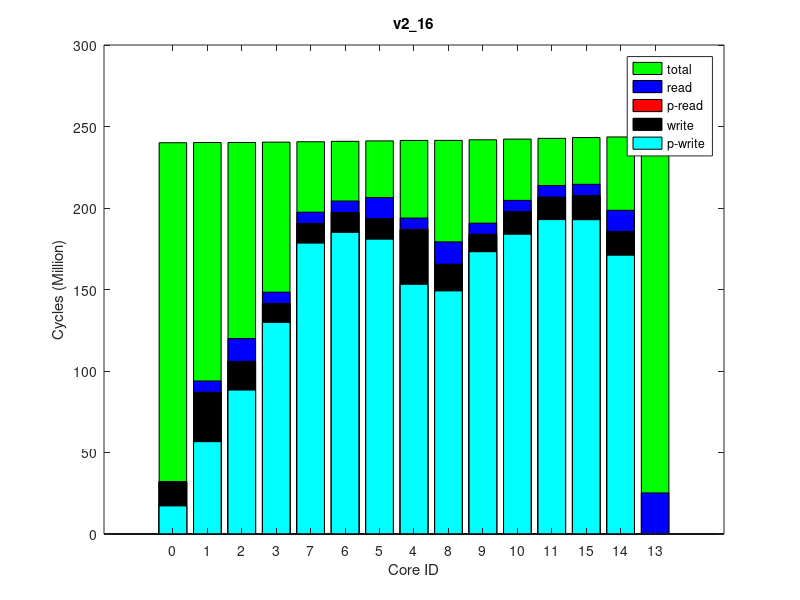

Write MATLAB code to recreate this figure.
times(1, :, :) = [
0, 241434382, 0
0, 241567960, 0
48928, 241585330, 0
33780, 241797122, 0
0, 242040006, 0
69140, 242286901, 0
140074, 242565296, 0
490303, 242833602, 0
1024, 242851069, 0
69419, 243194762, 0
284043, 243613398, 0
59073, 244057249, 0
0, 244524371, 0
63541, 244908791, 0
0, 244956543, 0
];
times(2, :, :) = [
0, 241435732, 0
0, 241569740, 0
59684, 241587120, 0
35473, 241800016, 0
0, 242041580, 0
81996, 242289839, 0
144345, 242566861, 0
499422, 242834742, 0
1379, 242852080, 0
77314, 243195914, 0
282731, 243614852, 0
57752, 244058897, 0
0, 244526710, 0
61693, 244911241, 0
0, 244955884, 0
];
times(3, :, :) = [
0, 241437052, 0
0, 241570295, 0
54827, 241587713, 0
29696, 241800663, 0
0, 242041920, 0
79757, 242290303, 0
133027, 242568225, 0
513019, 242836721, 0
1360, 242854152, 0
69971, 243197939, 0
284926, 243616384, 0
70046, 244060933, 0
0, 244528017, 0
64958, 244907103, 0
0, 244955535, 0
];
times(4, :, :) = [
0, 241425309, 0
0, 241559335, 0
47539, 241576730, 0
29670, 241786683, 0
0, 242030383, 0
75308, 242277787, 0
132706, 242556010, 0
486845, 242824747, 0
3728, 242842168, 0
78158, 243184341, 0
291778, 243602955, 0
55343, 244047262, 0
0, 244515481, 0
60882, 244900002, 0
0, 244945857, 0
];
times(5, :, :) = [
0, 241471481, 0
0, 241605190, 0
50311, 241622590, 0
33081, 241834725, 0
0, 242078736, 0
74191, 242324273, 0
139749, 242602639, 0
493397, 242871523, 0
1364, 242888898, 0
73170, 243232025, 0
288628, 243650592, 0
62195, 244093545, 0
0, 244560283, 0
73593, 244943320, 0
0, 244988383, 0
];
times(6, :, :) = [
0, 241424234, 0
0, 241559818, 0
53091, 241577096, 0
31061, 241788284, 0
0, 242030984, 0
72320, 242275949, 0
130192, 242555196, 0
515816, 242823839, 0
1715, 242841181, 0
69674, 243185864, 0
313705, 243603947, 0
65302, 244048635, 0
0, 244515881, 0
74185, 244899838, 0
0, 244944678, 0
];
times(7, :, :) = [
0, 241440876, 0
0, 241574410, 0
48578, 241591723, 0
35471, 241805333, 0
0, 242046000, 0
81224, 242293492, 0
142181, 242571559, 0
499382, 242840158, 0
3077, 242857415, 0
72782, 243201452, 0
297150, 243620063, 0
58789, 244064070, 0
0, 244532737, 0
65267, 244913003, 0
0, 244963171, 0
];
times(8, :, :) = [
0, 241430264, 0
0, 241563146, 0
56561, 241580588, 0
33120, 241793286, 0
0, 242033873, 0
78731, 242281565, 0
138944, 242558097, 0
494457, 242828343, 0
2062, 242845690, 0
59289, 243189081, 0
283988, 243607258, 0
68978, 244051974, 0
0, 244518370, 0
68610, 244905045, 0
0, 244953084, 0
];
times(9, :, :) = [
0, 241433142, 0
0, 241568120, 0
60378, 241585486, 0
35778, 241796806, 0
0, 242038738, 0
75608, 242287492, 0
132414, 242564154, 0
483522, 242834111, 0
3423, 242851359, 0
74226, 243193152, 0
283355, 243612204, 0
67668, 244057011, 0
0, 244525513, 0
71770, 244908002, 0
0, 244955529, 0
];
times(10, :, :) = [
0, 241431289, 0
0, 241564465, 0
53783, 241581818, 0
33787, 241793490, 0
0, 242037205, 0
71273, 242284170, 0
140030, 242562559, 0
490970, 242830108, 0
1364, 242847358, 0
72530, 243191701, 0
284839, 243610050, 0
65259, 244053333, 0
0, 244520260, 0
60048, 244908116, 0
0, 244953422, 0
];
ave_times = round(squeeze(mean(times)));
format long g, ave_times
std_times = round(squeeze(std(times)));
format long g, std_times
polling_read_times = ave_times;
times(1, :, :) = [
17225777, 240517277, 0
56649173, 240649377, 0
88301303, 240666971, 0
129800084, 240876014, 0
178466843, 241118094, 0
185028218, 241366281, 0
180856879, 241652764, 0
153157998, 241927853, 0
149137724, 241945906, 0
173146894, 242298870, 0
183833373, 242730366, 0
192857769, 243184970, 0
192815628, 243666812, 0
171004372, 244056674, 0
0, 244102035, 0
];
times(2, :, :) = [
17237549, 240530988, 0
56631322, 240664852, 0
88283010, 240682426, 0
129782041, 240893706, 0
178455306, 241135229, 0
185033113, 241384081, 0
180868349, 241668488, 0
153167007, 241946135, 0
149153147, 241963879, 0
173174822, 242318973, 0
183883716, 242750401, 0
192880380, 243205636, 0
192827201, 243687650, 0
171035096, 244074212, 0
0, 244123777, 0
];
times(3, :, :) = [
17219276, 240509842, 0
56626962, 240641225, 0
88278049, 240658898, 0
129773728, 240869770, 0
178434899, 241110972, 0
185002663, 241360525, 0
180851881, 241644867, 0
153120556, 241921164, 0
149099004, 241938929, 0
173140723, 242293455, 0
183860955, 242725861, 0
192878374, 243180572, 0
192801230, 243662377, 0
171008426, 244049987, 0
0, 244098240, 0
];
times(4, :, :) = [
17220579, 240500822, 0
56660769, 240631942, 0
88315396, 240649694, 0
129827696, 240859345, 0
178490218, 241102474, 0
185053141, 241351034, 0
180870457, 241636219, 0
153179084, 241912636, 0
149172066, 241930391, 0
173196015, 242284422, 0
183884793, 242715986, 0
192871695, 243170781, 0
192799572, 243652490, 0
170997328, 244041871, 0
0, 244090133, 0
];
times(5, :, :) = [
17235048, 240524816, 0
56641032, 240656603, 0
88311215, 240674634, 0
129816719, 240886174, 0
178465664, 241127048, 0
185055069, 241375185, 0
180864905, 241661774, 0
153210837, 241937272, 0
149206206, 241954989, 0
173184514, 242309913, 0
183885276, 242741501, 0
192914445, 243196115, 0
192859508, 243677619, 0
171009945, 244065643, 0
0, 244111462, 0
];
times(6, :, :) = [
17214734, 240509680, 0
56628127, 240641954, 0
88291287, 240659611, 0
129793877, 240868862, 0
178475477, 241111483, 0
185069345, 241360664, 0
180868536, 241645018, 0
153147029, 241921283, 0
149132694, 241939004, 0
173193358, 242293854, 0
183898915, 242725813, 0
192908329, 243179685, 0
192839732, 243662223, 0
171006953, 244055686, 0
0, 244100073, 0
];
times(7, :, :) = [
17195485, 240498828, 0
56586395, 240633217, 0
88267216, 240650877, 0
129738014, 240859226, 0
178386852, 241101914, 0
184953122, 241350685, 0
180807459, 241635848, 0
153138004, 241913413, 0
149140942, 241931171, 0
173152031, 242286383, 0
183845062, 242717827, 0
192866594, 243172339, 0
192792845, 243655168, 0
171001138, 244043597, 0
0, 244089416, 0
];
times(8, :, :) = [
17240267, 240536756, 0
56637629, 240665696, 0
88344957, 240683414, 0
129821629, 240895473, 0
178491671, 241137635, 0
185047483, 241385022, 0
180873675, 241671528, 0
153129151, 241947444, 0
149109085, 241965281, 0
173169918, 242320263, 0
183868680, 242751427, 0
192885788, 243205443, 0
192832265, 243687661, 0
171029194, 244074867, 0
0, 244121167, 0
];
times(9, :, :) = [
17245621, 240537586, 0
56671592, 240670235, 0
88341619, 240687849, 0
129830191, 240898246, 0
178496929, 241140046, 0
185047154, 241389883, 0
180884976, 241674202, 0
153217811, 241951253, 0
149205079, 241969062, 0
173232872, 242323457, 0
183935352, 242754918, 0
192934597, 243211817, 0
192854227, 243693731, 0
171037335, 244080842, 0
0, 244131437, 0
];
times(10, :, :) = [
17201720, 240506088, 0
56609241, 240638101, 0
88297396, 240655660, 0
129777588, 240866444, 0
178455793, 241108145, 0
185015908, 241356094, 0
180833487, 241642271, 0
153150865, 241917583, 0
149137176, 241935307, 0
173148906, 242290277, 0
183848054, 242721911, 0
192859578, 243176567, 0
192795045, 243658335, 0
171000333, 244044349, 0
0, 244092502, 0
];
ave_times = round(squeeze(mean(times)));
format long g, ave_times
std_times = round(squeeze(std(times)));
format long g, std_times
polling_write_times = ave_times;
times(1, :, :) = [
0, 276173515, 0
7009334, 276341880, 64000
14076811, 276360903, 128000
6946835, 276597953, 64000
6978811, 276864941, 64000
7166833, 277138426, 64000
13127348, 277448888, 128000
7379950, 277743581, 64000
13831335, 277762717, 128000
6926989, 278135852, 64000
7198107, 278588598, 64000
7213631, 279076699, 64000
6905929, 279587034, 64000
13084992, 280005091, 128000
25214438, 280053873, 255980
];
times(2, :, :) = [
0, 276194335, 0
7009296, 276360442, 64000
14076678, 276379463, 128000
6946776, 276614521, 64000
6980095, 276880747, 64000
7166575, 277155390, 64000
13128620, 277464465, 128000
7381347, 277758397, 64000
13832328, 277777345, 128000
6927383, 278150310, 64000
7198494, 278604298, 64000
7214018, 279089528, 64000
6905905, 279599239, 64000
13084903, 280014272, 128000
25213068, 280067742, 255980
];
times(3, :, :) = [
0, 276195827, 0
7010421, 276362771, 64000
14076803, 276381788, 128000
6946812, 276616631, 64000
6979320, 276883207, 64000
7165741, 277157067, 64000
13128039, 277467368, 128000
7380928, 277762447, 64000
13833089, 277781502, 128000
6927400, 278154966, 64000
7198482, 278607078, 64000
7213690, 279095799, 64000
6905229, 279605025, 64000
13084976, 280023642, 128000
25213589, 280073337, 255980
];
times(4, :, :) = [
0, 276174159, 0
7009915, 276341469, 64000
14077094, 276360597, 128000
6946731, 276597842, 64000
6979019, 276865539, 64000
7166237, 277139327, 64000
13127109, 277447631, 128000
7379474, 277741246, 64000
13831302, 277760445, 128000
6926347, 278134175, 64000
7198740, 278587470, 64000
7213733, 279076930, 64000
6905863, 279586888, 64000
13082349, 280001831, 128000
25212626, 280054319, 255980
];
times(5, :, :) = [
0, 276176766, 0
7009075, 276343544, 64000
14076473, 276362696, 128000
6946725, 276597925, 64000
6980766, 276865161, 64000
7165974, 277137996, 64000
13127277, 277447727, 128000
7380061, 277742471, 64000
13830267, 277761391, 128000
6927159, 278134010, 64000
7198476, 278588253, 64000
7213870, 279073487, 64000
6905719, 279583325, 64000
13084885, 280001301, 128000
25215123, 280048894, 255980
];
times(6, :, :) = [
0, 276187135, 0
7009521, 276353483, 64000
14077166, 276372568, 128000
6946744, 276609006, 64000
6979481, 276875923, 64000
7164314, 277150150, 64000
13127452, 277460389, 128000
7381471, 277754560, 64000
13831349, 277773691, 128000
6927651, 278146755, 64000
7198451, 278600113, 64000
7213777, 279086754, 64000
6906097, 279597120, 64000
13083962, 280018081, 128000
25213114, 280067676, 255980
];
times(7, :, :) = [
0, 276194204, 0
7009400, 276360271, 64000
14076760, 276379436, 128000
6946753, 276614248, 64000
6980570, 276882372, 64000
7165271, 277154928, 64000
13127003, 277465244, 128000
7380096, 277759319, 64000
13832040, 277778243, 128000
6927926, 278152319, 64000
7198522, 278604913, 64000
7213573, 279090379, 64000
6905418, 279600727, 64000
13085017, 280020648, 128000
25212716, 280069818, 255980
];
times(8, :, :) = [
0, 276205791, 0
7009235, 276373612, 64000
14076482, 276392686, 128000
6946676, 276627763, 64000
6979259, 276896031, 64000
7166025, 277170008, 64000
13127626, 277479296, 128000
7379257, 277773628, 64000
13830784, 277792811, 128000
6928737, 278165531, 64000
7197881, 278619367, 64000
7213915, 279105078, 64000
6905286, 279615878, 64000
13084906, 280034973, 128000
25212593, 280084428, 255980
];
times(9, :, :) = [
0, 276191484, 0
7009160, 276360069, 64000
14076253, 276378997, 128000
6946812, 276616696, 64000
6979353, 276883714, 64000
7165865, 277158568, 64000
13127403, 277467221, 128000
7381142, 277760985, 64000
13832299, 277780075, 128000
6926367, 278152558, 64000
7198426, 278605738, 64000
7214110, 279092188, 64000
6905242, 279601936, 64000
13084712, 280019754, 128000
25212337, 280069449, 255980
];
times(10, :, :) = [
0, 276182637, 0
7009333, 276350202, 64000
14076906, 276369076, 128000
6946780, 276604561, 64000
6979893, 276871107, 64000
7165439, 277144486, 64000
13128546, 277453997, 128000
7380416, 277748018, 64000
13832087, 277766973, 128000
6926967, 278139884, 64000
7198474, 278592894, 64000
7213628, 279078076, 64000
6905587, 279589261, 64000
13085378, 280008917, 128000
25213551, 280057772, 255980
];
ave_times = round(squeeze(mean(times)));
format long g, ave_times
std_times = round(squeeze(std(times)));
format long g, std_times
read_times = ave_times;
times(1, :, :) = [
0, 240044410, 0
0, 240178087, 0
0, 240195184, 0
0, 240408159, 0
0, 240650605, 0
0, 240899766, 0
0, 241185639, 0
0, 241463178, 0
0, 241480415, 0
0, 241836284, 0
0, 242268369, 0
0, 242723696, 0
0, 243206281, 0
0, 243593755, 0
0, 243640072, 0
];
times(2, :, :) = [
0, 240060425, 0
0, 240192827, 0
0, 240210067, 0
0, 240421703, 0
0, 240666098, 0
0, 240915109, 0
0, 241199436, 0
0, 241477416, 0
0, 241494517, 0
0, 241850240, 0
0, 242282921, 0
0, 242737181, 0
0, 243219683, 0
0, 243607304, 0
0, 243651791, 0
];
times(3, :, :) = [
0, 240056429, 0
0, 240189700, 0
0, 240206864, 0
0, 240417949, 0
0, 240661905, 0
0, 240911428, 0
0, 241194887, 0
0, 241472524, 0
0, 241489812, 0
0, 241846582, 0
0, 242278093, 0
0, 242733232, 0
0, 243215887, 0
0, 243604752, 0
0, 243648783, 0
];
times(4, :, :) = [
0, 240031661, 0
0, 240165097, 0
0, 240182251, 0
0, 240394201, 0
0, 240637052, 0
0, 240885203, 0
0, 241171604, 0
0, 241447398, 0
0, 241464617, 0
0, 241820963, 0
0, 242253926, 0
0, 242708256, 0
0, 243190628, 0
0, 243577401, 0
0, 243621380, 0
];
times(5, :, :) = [
0, 240058600, 0
0, 240190654, 0
0, 240207802, 0
0, 240419945, 0
0, 240662285, 0
0, 240910186, 0
0, 241195677, 0
0, 241473099, 0
0, 241490272, 0
0, 241847178, 0
0, 242279596, 0
0, 242733580, 0
0, 243216019, 0
0, 243608580, 0
0, 243657431, 0
];
times(6, :, :) = [
0, 240056545, 0
0, 240187724, 0
0, 240204892, 0
0, 240415050, 0
0, 240659407, 0
0, 240907708, 0
0, 241191854, 0
0, 241469486, 0
0, 241486522, 0
0, 241842212, 0
0, 242274058, 0
0, 242728465, 0
0, 243210950, 0
0, 243598054, 0
0, 243642125, 0
];
times(7, :, :) = [
0, 240070863, 0
0, 240202630, 0
0, 240219650, 0
0, 240431592, 0
0, 240675042, 0
0, 240922571, 0
0, 241208785, 0
0, 241485700, 0
0, 241502774, 0
0, 241859241, 0
0, 242289164, 0
0, 242744859, 0
0, 243226906, 0
0, 243617116, 0
0, 243662058, 0
];
times(8, :, :) = [
0, 240058465, 0
0, 240188910, 0
0, 240206011, 0
0, 240419156, 0
0, 240661616, 0
0, 240909690, 0
0, 241193113, 0
0, 241472435, 0
0, 241489623, 0
0, 241844732, 0
0, 242276304, 0
0, 242730127, 0
0, 243212685, 0
0, 243602222, 0
0, 243647399, 0
];
times(9, :, :) = [
0, 240059399, 0
0, 240193547, 0
0, 240210645, 0
0, 240421586, 0
0, 240663095, 0
0, 240911591, 0
0, 241196823, 0
0, 241473788, 0
0, 241490790, 0
0, 241847167, 0
0, 242278740, 0
0, 242734771, 0
0, 243216977, 0
0, 243605822, 0
0, 243657710, 0
];
times(10, :, :) = [
0, 240032253, 0
0, 240164230, 0
0, 240181266, 0
0, 240392193, 0
0, 240636169, 0
0, 240883708, 0
0, 241169245, 0
0, 241447312, 0
0, 241464540, 0
0, 241821192, 0
0, 242253220, 0
0, 242707828, 0
0, 243190028, 0
0, 243581678, 0
0, 243626593, 0
];
ave_times = round(squeeze(mean(times)));
format long g, ave_times
std_times = round(squeeze(std(times)));
format long g, std_times
total_times = ave_times;
times(1, :, :) = [
32071991, 240408419, 64000
86892657, 240535862, 128000
105868068, 240554353, 64000
141458498, 240761028, 64000
190500969, 240998561, 64000
197165986, 241242137, 64000
193295450, 241517425, 64000
186470925, 241776069, 128000
165444759, 241794553, 64000
183768630, 242130251, 64000
197488703, 242545185, 64000
206577601, 242981475, 64000
207600001, 243445866, 64000
185488284, 243825186, 64000
0, 243871485, 0
];
times(2, :, :) = [
32066798, 240413480, 64000
86881557, 240542252, 128000
105847561, 240560737, 64000
141397578, 240767321, 64000
190419627, 241005966, 64000
197075328, 241248556, 64000
193264831, 241524346, 64000
186434368, 241783098, 128000
165403098, 241801415, 64000
183783920, 242137819, 64000
197521011, 242551812, 64000
206576283, 242988026, 64000
207598934, 243452528, 64000
185492650, 243829715, 64000
0, 243873776, 0
];
times(3, :, :) = [
32064416, 240420826, 64000
86872372, 240549667, 128000
105831356, 240568200, 64000
141395409, 240773702, 64000
190430242, 241011588, 64000
197130097, 241254497, 64000
193299054, 241529316, 64000
186481161, 241787709, 128000
165467296, 241806217, 64000
183783684, 242143887, 64000
197508956, 242558248, 64000
206601658, 242995294, 64000
207668057, 243460041, 64000
185503533, 243840140, 64000
0, 243886430, 0
];
times(4, :, :) = [
32077074, 240416453, 64000
86903902, 240544274, 128000
105873485, 240562689, 64000
141450826, 240767601, 64000
190486631, 241008001, 64000
197153015, 241249122, 64000
193279332, 241525351, 64000
186449963, 241784934, 128000
165416232, 241803226, 64000
183756104, 242139327, 64000
197485209, 242553767, 64000
206576082, 242990661, 64000
207612612, 243454990, 64000
185497134, 243830767, 64000
0, 243878801, 0
];
times(5, :, :) = [
32066901, 240412792, 64000
86890711, 240540753, 128000
105868602, 240559284, 64000
141470052, 240764516, 64000
190511751, 241003567, 64000
197157640, 241246172, 64000
193286707, 241522276, 64000
186476159, 241779660, 128000
165440134, 241798049, 64000
183787114, 242136036, 64000
197499363, 242550018, 64000
206588247, 242987799, 64000
207640320, 243452200, 64000
185492546, 243833946, 64000
0, 243877952, 0
];
times(6, :, :) = [
32066680, 240406623, 64000
86866768, 240534694, 128000
105816740, 240553163, 64000
141382191, 240757128, 64000
190433228, 240996959, 64000
197135918, 241238145, 64000
193264795, 241514893, 64000
186443895, 241772362, 128000
165415428, 241790720, 64000
183764642, 242128438, 64000
197483437, 242542955, 64000
206552235, 242979606, 64000
207697192, 243445056, 64000
185484331, 243821129, 64000
0, 243868776, 0
];
times(7, :, :) = [
32082060, 240407583, 64000
86882405, 240534591, 128000
105849107, 240553037, 64000
141414191, 240757888, 64000
190458177, 240998300, 64000
197125478, 241239576, 64000
193278785, 241516955, 64000
186446191, 241773678, 128000
165430459, 241792059, 64000
183774778, 242129763, 64000
197495239, 242544408, 64000
206562881, 242981562, 64000
207636417, 243446202, 64000
185486185, 243824414, 64000
0, 243871513, 0
];
times(8, :, :) = [
32092170, 240415425, 64000
86876603, 240542848, 128000
105825207, 240561294, 64000
141387525, 240769242, 64000
190418168, 241006898, 64000
197093356, 241248574, 64000
193238815, 241524567, 64000
186422892, 241782704, 128000
165390673, 241801125, 64000
183734876, 242138920, 64000
197444892, 242552644, 64000
206544651, 242990320, 64000
207638535, 243454202, 64000
185500921, 243838179, 64000
0, 243887539, 0
];
times(9, :, :) = [
32067015, 240420128, 64000
86880337, 240547245, 128000
105823615, 240565637, 64000
141405473, 240772092, 64000
190470964, 241011018, 64000
197160818, 241253241, 64000
193318279, 241529550, 64000
186490495, 241786383, 128000
165453787, 241804687, 64000
183782071, 242143647, 64000
197504927, 242557607, 64000
206584792, 242992720, 64000
207623642, 243456924, 64000
185503173, 243837899, 64000
0, 243885542, 0
];
times(10, :, :) = [
32067000, 240417599, 64000
86864215, 240544911, 128000
105809101, 240563288, 64000
141367093, 240768678, 64000
190398419, 241010219, 64000
197067121, 241250262, 64000
193250685, 241526611, 64000
186430522, 241784586, 128000
165404027, 241802902, 64000
183802041, 242140818, 64000
197526551, 242554433, 64000
206595996, 242990223, 64000
207647948, 243454921, 64000
185497109, 243835407, 64000
0, 243883435, 0
];
ave_times = round(squeeze(mean(times)));
format long g, ave_times
std_times = round(squeeze(std(times)));
format long g, std_times
write_times = ave_times;
mytitle = 'v2\_16';
% order = [1 2 3 4 8 7 6 5 9 10 11 12 15 14 13];
order = 1:15;

total_times = total_times(:, 2)(order);

read_times = read_times(:, 1)(order);
write_times = write_times(:, 1)(order);

polling_read_times = polling_read_times(:, 1)(order);
polling_write_times = polling_write_times(:, 1)(order);

total_times /= 1000000;

read_times /= 1000000;
write_times /= 1000000;

polling_read_times /= 1000000;
polling_write_times /= 1000000;

% laying read on top of write
read_times += write_times;
polling_read_times += write_times;

figure(1);
clf()
% set(gcf, 'Position', get(0,'Screensize'));
% set(gcf,'units','normalized','outerposition',[0 0 1 1])
bar(0:14, total_times,'g');
hold on;
bar(0:14, read_times,'b');
bar(0:14, polling_read_times,'r');
bar(0:14, write_times,'k');
bar(0:14, polling_write_times,'c');
hold off

axis([-2 16 0 300])
% axis([-1 15])
set(gca,'XTick',0:14);
set(gca,'xticklabel',{ '0'; '1'; '2'; '3'; '7'; '6'; '5'; '4'; '8'; '9'; '10'; '11'; '15'; '14'; '13' })

xlabel('Core ID')
ylabel('Cycles (Million)')

legend('total', 'read', 'p-read', 'write', 'p-write')
title(mytitle)
print(1, strcat(mytitle, '.png'))
